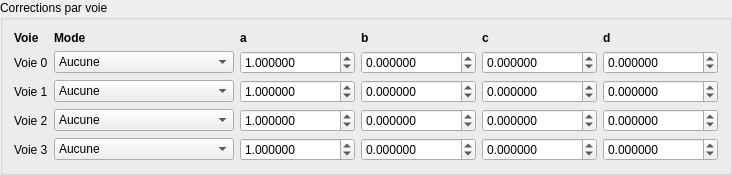
             <widget class="QGroupBox" name="groupCorrections">
              <property name="title">
               <string>Corrections par voie</string>
              </property>
              <layout class="QGridLayout" name="gridCorrections">
               <item row="0" column="0">
                <widget class="QLabel" name="lblHdrCVoie">
                 <property name="text">
                  <string>&lt;b&gt;Voie&lt;/b&gt;</string>
                 </property>
                </widget>
               </item>
               <item row="0" column="1">
                <widget class="QLabel" name="lblHdrCMode">
                 <property name="text">
                  <string>&lt;b&gt;Mode&lt;/b&gt;</string>
                 </property>
                </widget>
               </item>
               <item row="0" column="2">
                <widget class="QLabel" name="lblHdrCa">
                 <property name="text">
                  <string>&lt;b&gt;a&lt;/b&gt;</string>
                 </property>
                </widget>
               </item>
               <item row="0" column="3">
                <widget class="QLabel" name="lblHdrCb">
                 <property name="text">
                  <string>&lt;b&gt;b&lt;/b&gt;</string>
                 </property>
                </widget>
               </item>
               <item row="0" column="4">
                <widget class="QLabel" name="lblHdrCc">
                 <property name="text">
                  <string>&lt;b&gt;c&lt;/b&gt;</string>
                 </property>
                </widget>
               </item>
               <item row="0" column="5">
                <widget class="QLabel" name="lblHdrCd">
                 <property name="text">
                  <string>&lt;b&gt;d&lt;/b&gt;</string>
                 </property>
                </widget>
               </item>
               <item row="1" column="0">
                <widget class="QLabel" name="lblCVoie0">
                 <property name="text">
                  <string>Voie 0</string>
                 </property>
                </widget>
               </item>
               <item row="1" column="1">
                <widget class="QComboBox" name="comboCorr0">
                 <item>
                  <property name="text">
                   <string>Aucune</string>
                  </property>
                 </item>
                 <item>
                  <property name="text">
                   <string>Linéaire (ax + b)</string>
                  </property>
                 </item>
                 <item>
                  <property name="text">
                   <string>Quadratique (ax² + bx + c)</string>
                  </property>
                 </item>
                 <item>
                  <property name="text">
                   <string>Cubique (ax³ + bx² + cx + d)</string>
                  </property>
                 </item>
                </widget>
               </item>
               <item row="1" column="2">
                <widget class="QDoubleSpinBox" name="spinCorrA0">
                 <property name="decimals">
                  <number>6</number>
                 </property>
                 <property name="minimum">
                  <double>-1000000.000000000000000</double>
                 </property>
                 <property name="maximum">
                  <double>1000000.000000000000000</double>
                 </property>
                 <property name="value">
                  <double>1.000000000000000</double>
                 </property>
                </widget>
               </item>
               <item row="1" column="3">
                <widget class="QDoubleSpinBox" name="spinCorrB0">
                 <property name="decimals">
                  <number>6</number>
                 </property>
                 <property name="minimum">
                  <double>-1000000.000000000000000</double>
                 </property>
                 <property name="maximum">
                  <double>1000000.000000000000000</double>
                 </property>
                 <property name="value">
                  <double>0.000000000000000</double>
                 </property>
                </widget>
               </item>
               <item row="1" column="4">
                <widget class="QDoubleSpinBox" name="spinCorrC0">
                 <property name="decimals">
                  <number>6</number>
                 </property>
                 <property name="minimum">
                  <double>-1000000.000000000000000</double>
                 </property>
                 <property name="maximum">
                  <double>1000000.000000000000000</double>
                 </property>
                 <property name="value">
                  <double>0.000000000000000</double>
                 </property>
                </widget>
               </item>
               <item row="1" column="5">
                <widget class="QDoubleSpinBox" name="spinCorrD0">
                 <property name="decimals">
                  <number>6</number>
                 </property>
                 <property name="minimum">
                  <double>-1000000.000000000000000</double>
                 </property>
                 <property name="maximum">
                  <double>1000000.000000000000000</double>
                 </property>
                 <property name="value">
                  <double>0.000000000000000</double>
                 </property>
                </widget>
               </item>
               <item row="2" column="0">
                <widget class="QLabel" name="lblCVoie1">
                 <property name="text">
                  <string>Voie 1</string>
                 </property>
                </widget>
               </item>
               <item row="2" column="1">
                <widget class="QComboBox" name="comboCorr1">
                 <item>
                  <property name="text">
                   <string>Aucune</string>
                  </property>
                 </item>
                 <item>
                  <property name="text">
                   <string>Linéaire (ax + b)</string>
                  </property>
                 </item>
                 <item>
                  <property name="text">
                   <string>Quadratique (ax² + bx + c)</string>
                  </property>
                 </item>
                 <item>
                  <property name="text">
                   <string>Cubique (ax³ + bx² + cx + d)</string>
                  </property>
                 </item>
                </widget>
               </item>
               <item row="2" column="2">
                <widget class="QDoubleSpinBox" name="spinCorrA1">
                 <property name="decimals">
                  <number>6</number>
                 </property>
                 <property name="minimum">
                  <double>-1000000.000000000000000</double>
                 </property>
                 <property name="maximum">
                  <double>1000000.000000000000000</double>
                 </property>
                 <property name="value">
                  <double>1.000000000000000</double>
                 </property>
                </widget>
               </item>
               <item row="2" column="3">
                <widget class="QDoubleSpinBox" name="spinCorrB1">
                 <property name="decimals">
                  <number>6</number>
                 </property>
                 <property name="minimum">
                  <double>-1000000.000000000000000</double>
                 </property>
                 <property name="maximum">
                  <double>1000000.000000000000000</double>
                 </property>
                 <property name="value">
                  <double>0.000000000000000</double>
                 </property>
                </widget>
               </item>
               <item row="2" column="4">
                <widget class="QDoubleSpinBox" name="spinCorrC1">
                 <property name="decimals">
                  <number>6</number>
                 </property>
                 <property name="minimum">
                  <double>-1000000.000000000000000</double>
                 </property>
                 <property name="maximum">
                  <double>1000000.000000000000000</double>
                 </property>
                 <property name="value">
                  <double>0.000000000000000</double>
                 </property>
                </widget>
               </item>
               <item row="2" column="5">
                <widget class="QDoubleSpinBox" name="spinCorrD1">
                 <property name="decimals">
                  <number>6</number>
                 </property>
                 <property name="minimum">
                  <double>-1000000.000000000000000</double>
                 </property>
                 <property name="maximum">
                  <double>1000000.000000000000000</double>
                 </property>
                 <property name="value">
                  <double>0.000000000000000</double>
                 </property>
                </widget>
               </item>
               <item row="3" column="0">
                <widget class="QLabel" name="lblCVoie2">
                 <property name="text">
                  <string>Voie 2</string>
                 </property>
                </widget>
               </item>
               <item row="3" column="1">
                <widget class="QComboBox" name="comboCorr2">
                 <item>
                  <property name="text">
                   <string>Aucune</string>
                  </property>
                 </item>
                 <item>
                  <property name="text">
                   <string>Linéaire (ax + b)</string>
                  </property>
                 </item>
                 <item>
                  <property name="text">
                   <string>Quadratique (ax² + bx + c)</string>
                  </property>
                 </item>
                 <item>
                  <property name="text">
                   <string>Cubique (ax³ + bx² + cx + d)</string>
                  </property>
                 </item>
                </widget>
               </item>
               <item row="3" column="2">
                <widget class="QDoubleSpinBox" name="spinCorrA2">
                 <property name="decimals">
                  <number>6</number>
                 </property>
                 <property name="minimum">
                  <double>-1000000.000000000000000</double>
                 </property>
                 <property name="maximum">
                  <double>1000000.000000000000000</double>
                 </property>
                 <property name="value">
                  <double>1.000000000000000</double>
                 </property>
                </widget>
               </item>
               <item row="3" column="3">
                <widget class="QDoubleSpinBox" name="spinCorrB2">
                 <property name="decimals">
                  <number>6</number>
                 </property>
                 <property name="minimum">
                  <double>-1000000.000000000000000</double>
                 </property>
                 <property name="maximum">
                  <double>1000000.000000000000000</double>
                 </property>
                 <property name="value">
                  <double>0.000000000000000</double>
                 </property>
                </widget>
               </item>
               <item row="3" column="4">
                <widget class="QDoubleSpinBox" name="spinCorrC2">
                 <property name="decimals">
                  <number>6</number>
                 </property>
                 <property name="minimum">
                  <double>-1000000.000000000000000</double>
                 </property>
                 <property name="maximum">
                  <double>1000000.000000000000000</double>
                 </property>
                 <property name="value">
                  <double>0.000000000000000</double>
                 </property>
                </widget>
               </item>
               <item row="3" column="5">
                <widget class="QDoubleSpinBox" name="spinCorrD2">
                 <property name="decimals">
                  <number>6</number>
                 </property>
                 <property name="minimum">
                  <double>-1000000.000000000000000</double>
                 </property>
                 <property name="maximum">
                  <double>1000000.000000000000000</double>
                 </property>
                 <property name="value">
                  <double>0.000000000000000</double>
                 </property>
                </widget>
               </item>
               <item row="4" column="0">
                <widget class="QLabel" name="lblCVoie3">
                 <property name="text">
                  <string>Voie 3</string>
                 </property>
                </widget>
               </item>
               <item row="4" column="1">
                <widget class="QComboBox" name="comboCorr3">
                 <item>
                  <property name="text">
                   <string>Aucune</string>
                  </property>
                 </item>
                 <item>
                  <property name="text">
                   <string>Linéaire (ax + b)</string>
                  </property>
                 </item>
                 <item>
                  <property name="text">
                   <string>Quadratique (ax² + bx + c)</string>
                  </property>
                 </item>
                 <item>
                  <property name="text">
                   <string>Cubique (ax³ + bx² + cx + d)</string>
                  </property>
                 </item>
                </widget>
               </item>
               <item row="4" column="2">
                <widget class="QDoubleSpinBox" name="spinCorrA3">
                 <property name="decimals">
                  <number>6</number>
                 </property>
                 <property name="minimum">
                  <double>-1000000.000000000000000</double>
                 </property>
                 <property name="maximum">
                  <double>1000000.000000000000000</double>
                 </property>
                 <property name="value">
                  <double>1.000000000000000</double>
                 </property>
                </widget>
               </item>
               <item row="4" column="3">
                <widget class="QDoubleSpinBox" name="spinCorrB3">
                 <property name="decimals">
                  <number>6</number>
                 </property>
                 <property name="minimum">
                  <double>-1000000.000000000000000</double>
                 </property>
                 <property name="maximum">
                  <double>1000000.000000000000000</double>
                 </property>
                 <property name="value">
                  <double>0.000000000000000</double>
                 </property>
                </widget>
               </item>
               <item row="4" column="4">
                <widget class="QDoubleSpinBox" name="spinCorrC3">
                 <property name="decimals">
                  <number>6</number>
                 </property>
                 <property name="minimum">
                  <double>-1000000.000000000000000</double>
                 </property>
                 <property name="maximum">
                  <double>1000000.000000000000000</double>
                 </property>
                 <property name="value">
                  <double>0.000000000000000</double>
                 </property>
                </widget>
               </item>
               <item row="4" column="5">
                <widget class="QDoubleSpinBox" name="spinCorrD3">
                 <property name="decimals">
                  <number>6</number>
                 </property>
                 <property name="minimum">
                  <double>-1000000.000000000000000</double>
                 </property>
                 <property name="maximum">
                  <double>1000000.000000000000000</double>
                 </property>
                 <property name="value">
                  <double>0.000000000000000</double>
                 </property>
                </widget>
               </item>
              </layout>
             </widget>
